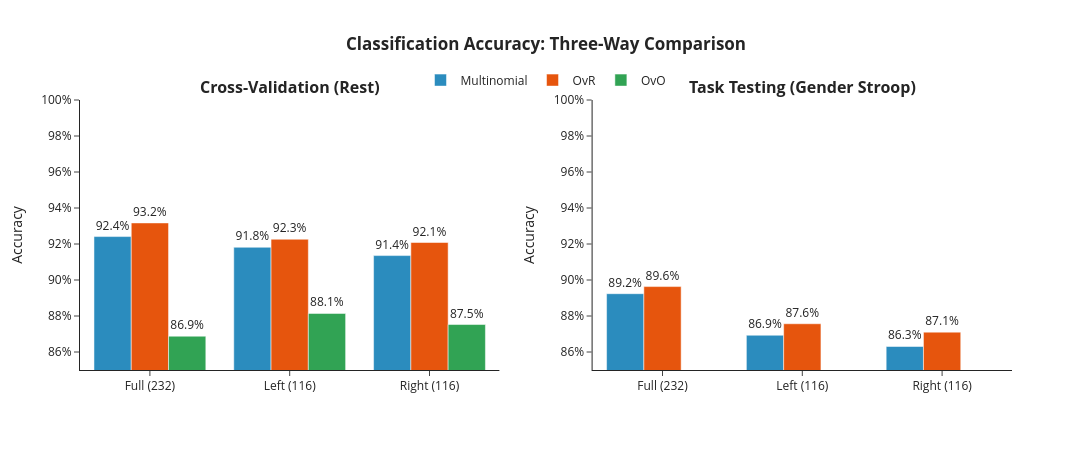

The notebook cell this image was saved under:
### Code cell
# =============================================================================
# THREE-WAY PERFORMANCE VISUALIZATION
# =============================================================================

fig = make_subplots(
    rows=1, cols=2,
    subplot_titles=['<b>Cross-Validation (Rest)</b>', '<b>Task Testing (Gender Stroop)</b>']
)

models = ['Full (232)', 'Left (116)', 'Right (116)']
prefixes = ['full', 'left', 'right']

for col_idx, condition in enumerate(['cv', 'task']):
    multi_acc = [metrics_all[f'{p}_multi_{condition}']['accuracy'] for p in prefixes]
    ovr_acc = [metrics_all[f'{p}_ovr_{condition}']['accuracy'] for p in prefixes]
    ovo_acc = [metrics_all[f'{p}_ovo_{condition}']['accuracy'] for p in prefixes]
    
    fig.add_trace(go.Bar(name='Multinomial' if col_idx==0 else None, x=models, y=multi_acc,
                         marker_color=COLORS['multinomial'], text=[f'{x:.1%}' for x in multi_acc],
                         textposition='outside', showlegend=(col_idx==0), legendgroup='multi'),
                  row=1, col=col_idx+1)
    fig.add_trace(go.Bar(name='OvR' if col_idx==0 else None, x=models, y=ovr_acc,
                         marker_color=COLORS['ovr'], text=[f'{x:.1%}' for x in ovr_acc],
                         textposition='outside', showlegend=(col_idx==0), legendgroup='ovr'),
                  row=1, col=col_idx+1)
    fig.add_trace(go.Bar(name='OvO' if col_idx==0 else None, x=models, y=ovo_acc,
                         marker_color=COLORS['ovo'], text=[f'{x:.1%}' for x in ovo_acc],
                         textposition='outside', showlegend=(col_idx==0), legendgroup='ovo'),
                  row=1, col=col_idx+1)

fig.update_layout(
    title=dict(text='<b>Classification Accuracy: Three-Way Comparison</b>', x=0.5),
    barmode='group', template='simple_white', height=450, width=1100,
    yaxis=dict(range=[0.85, 1.0], tickformat='.0%', title='Accuracy'),
    yaxis2=dict(range=[0.85, 1.0], tickformat='.0%', title='Accuracy'),
    legend=dict(orientation='h', yanchor='bottom', y=1.02, xanchor='center', x=0.5)
)
fig.show()

### Figure 1 — Plotly figure (JSON) as saved in the notebook; plotly's stock layout.template omitted (floating-point values rounded to 4 significant figures)
{"data": [{"legendgroup": "multi", "marker": {"color": "#2b8cbe"}, "name": "Multinomial", "showlegend": true, "text": ["92.4%", "91.8%", "91.4%"], "textposition": "outside", "type": "bar", "x": ["Full (232)", "Left (116)", "Right (116)"], "xaxis": "x", "y": [0.9241, 0.9182, 0.9136], "yaxis": "y"}, {"legendgroup": "ovr", "marker": {"color": "#e6550d"}, "name": "OvR", "showlegend": true, "text": ["93.2%", "92.3%", "92.1%"], "textposition": "outside", "type": "bar", "x": ["Full (232)", "Left (116)", "Right (116)"], "xaxis": "x", "y": [0.9317, 0.9226, 0.9208], "yaxis": "y"}, {"legendgroup": "ovo", "marker": {"color": "#31a354"}, "name": "OvO", "showlegend": true, "text": ["86.9%", "88.1%", "87.5%"], "textposition": "outside", "type": "bar", "x": ["Full (232)", "Left (116)", "Right (116)"], "xaxis": "x", "y": [0.8688, 0.8814, 0.8753], "yaxis": "y"}, {"legendgroup": "multi", "marker": {"color": "#2b8cbe"}, "showlegend": false, "text": ["89.2%", "86.9%", "86.3%"], "textposition": "outside", "type": "bar", "x": ["Full (232)", "Left (116)", "Right (116)"], "xaxis": "x2", "y": [0.8924, 0.8693, 0.8631], "yaxis": "y2"}, {"legendgroup": "ovr", "marker": {"color": "#e6550d"}, "showlegend": false, "text": ["89.6%", "87.6%", "87.1%"], "textposition": "outside", "type": "bar", "x": ["Full (232)", "Left (116)", "Right (116)"], "xaxis": "x2", "y": [0.8963, 0.8757, 0.871], "yaxis": "y2"}, {"legendgroup": "ovo", "marker": {"color": "#31a354"}, "showlegend": false, "text": ["83.0%", "83.6%", "82.4%"], "textposition": "outside", "type": "bar", "x": ["Full (232)", "Left (116)", "Right (116)"], "xaxis": "x2", "y": [0.8305, 0.8359, 0.8236], "yaxis": "y2"}], "layout": {"annotations": [{"font": {"size": 16}, "showarrow": false, "text": "<b>Cross-Validation (Rest)</b>", "x": 0.225, "xanchor": "center", "xref": "paper", "y": 1, "yanchor": "bottom", "yref": "paper"}, {"font": {"size": 16}, "showarrow": false, "text": "<b>Task Testing (Gender Stroop)</b>", "x": 0.775, "xanchor": "center", "xref": "paper", "y": 1, "yanchor": "bottom", "yref": "paper"}], "barmode": "group", "height": 450, "legend": {"orientation": "h", "x": 0.5, "xanchor": "center", "y": 1.02, "yanchor": "bottom"}, "title": {"text": "<b>Classification Accuracy: Three-Way Comparison</b>", "x": 0.5}, "width": 1100, "xaxis": {"anchor": "y", "domain": [0, 0.45]}, "xaxis2": {"anchor": "y2", "domain": [0.55, 1]}, "yaxis": {"anchor": "x", "domain": [0, 1], "range": [0.85, 1], "tickformat": ".0%", "title": {"text": "Accuracy"}}, "yaxis2": {"anchor": "x2", "domain": [0, 1], "range": [0.85, 1], "tickformat": ".0%", "title": {"text": "Accuracy"}}}}
